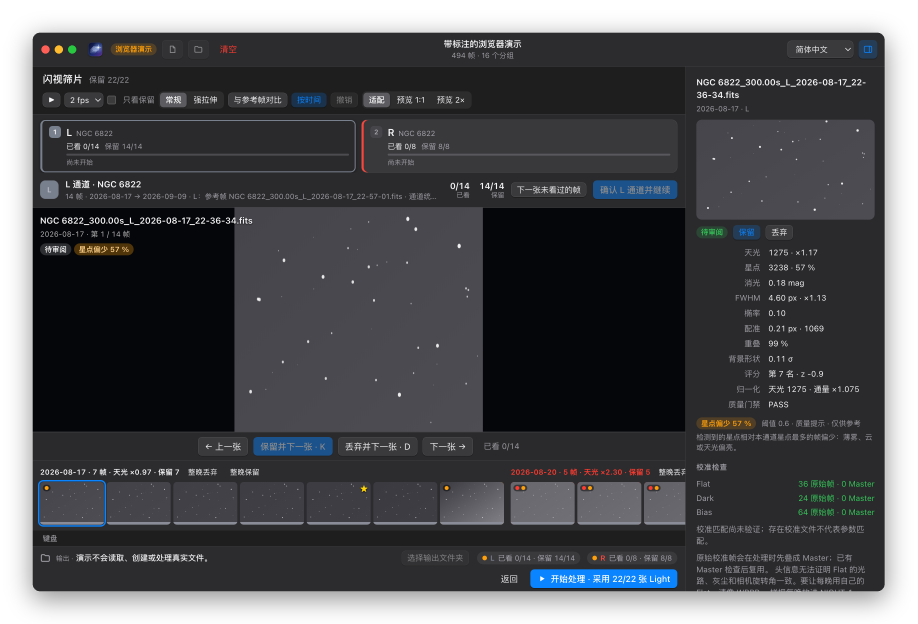
#> input picture assets/branding/ultra-fast-wbpp-blink-dark-zh-CN.png, 2752 x 1872 px, given in place of frames-light.png, which was not available (shown at 1/3 size)
$ python screenshots.py ../../../assets/branding/ultra-fast-wbpp-blink-dark-zh-CN.png
#> lines starting #> are read from the running program, lines starting #| are printed output that depends on the picture; after the words box and inside, x2 and y2 are one past the last pixel; in counts of white or black regions, pixels touching at a corner belong together
"""Documentation screenshots of the desktop shell from the browser demo.

Renders the demo stages in English and Simplified Chinese, light and dark,
with headless Chrome against a running Vite dev server (``npm run dev`` in
apps/desktop), then frames each capture as a macOS window (rounded corners,
traffic lights, shadow) for the READMEs:

    .venv/bin/python apps/desktop/scripts/screenshots.py [http://localhost:1420]

The demo shows clearly labelled interface values only; nothing is measured.
"""

from __future__ import annotations

import subprocess
import sys
import tempfile
from pathlib import Path

from PIL import Image, ImageDraw, ImageFilter

ROOT = Path(__file__).resolve().parents[3]
OUT = ROOT / "assets" / "branding"
CHROME = "/Applications/Google Chrome.app/Contents/MacOS/Google Chrome"
WIDTH, HEIGHT = 1280, 840
STAGES = {"frames": 4000, "blink": 6000, "run": 4300, "result": 16000}
# The file-name suffix of each interface language.
LANGUAGES = {"en": "", "zh-CN": "-zh-CN"}


def capture(url: str, stage: str, dark: bool, language: str, target: Path) -> None:
#> called with stage = 'frames', dark = False, language = 'en'
    flags = [CHROME, "--headless=new", "--disable-gpu", "--hide-scrollbars", "--force-device-scale-factor=2",
             f"--window-size={WIDTH},{HEIGHT}", f"--virtual-time-budget={STAGES[stage]}", f"--screenshot={target}"]
    if dark:
        flags += ["--force-dark-mode", "--enable-features=WebContentsForceDark:inversion_method/cielab_based,image_behavior/none"]
    flags.append(f"{url}/?demo={stage}&mac=1&lang={language}")
    subprocess.run(flags, check=True, stdout=subprocess.DEVNULL, stderr=subprocess.DEVNULL)
#> (this line was passed over: subprocess is not available in this run)


def frame(shot: Image.Image, dark: bool) -> Image.Image:
#> called with dark = False
    scale = 2
#> scale = 2
    radius = 12 * scale
#> radius = 24
    pad = 48 * scale
#> pad = 96
    width, height = shot.size
#> width = 2752; height = 1872
    canvas = Image.new("RGBA", (width + 2 * pad, height + 2 * pad), (0, 0, 0, 0))
#> canvas: PIL image 2944x2064 RGBA; every value is 0
    shadow = Image.new("RGBA", canvas.size, (0, 0, 0, 0))
    ImageDraw.Draw(shadow).rounded_rectangle((pad, pad + 10 * scale, pad + width, pad + height + 10 * scale), radius=radius, fill=(0, 0, 0, 110))
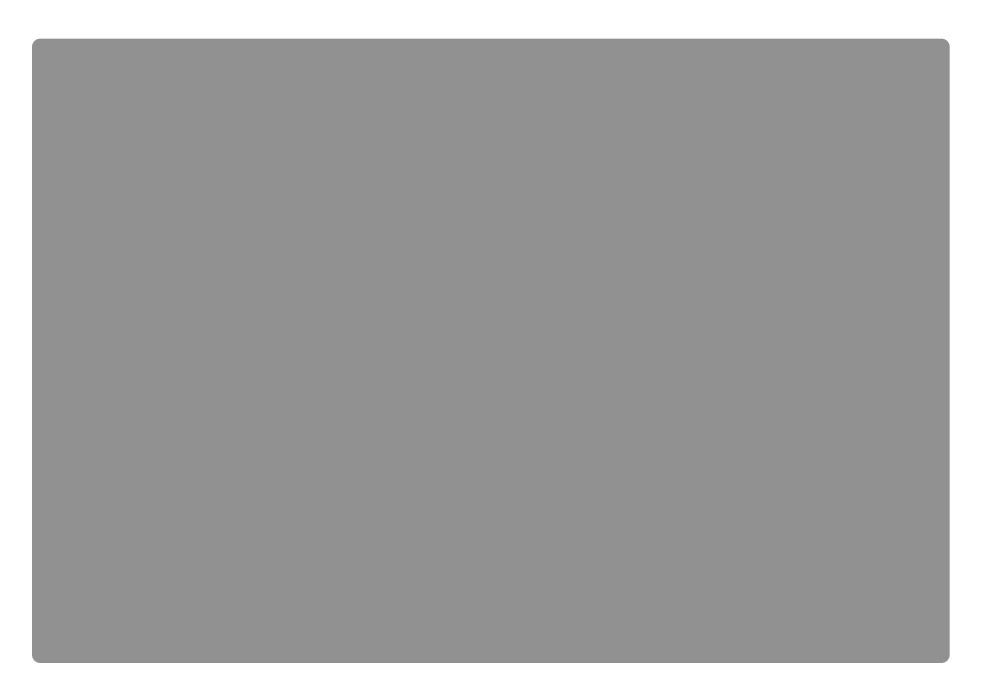
#> shadow: PIL image 2944x2064 RGBA (shown at 1/3 size); mean R, G, B, A 0, 0, 0, 93.3; transparent parts drawn white
    shadow = shadow.filter(ImageFilter.GaussianBlur(18 * scale))
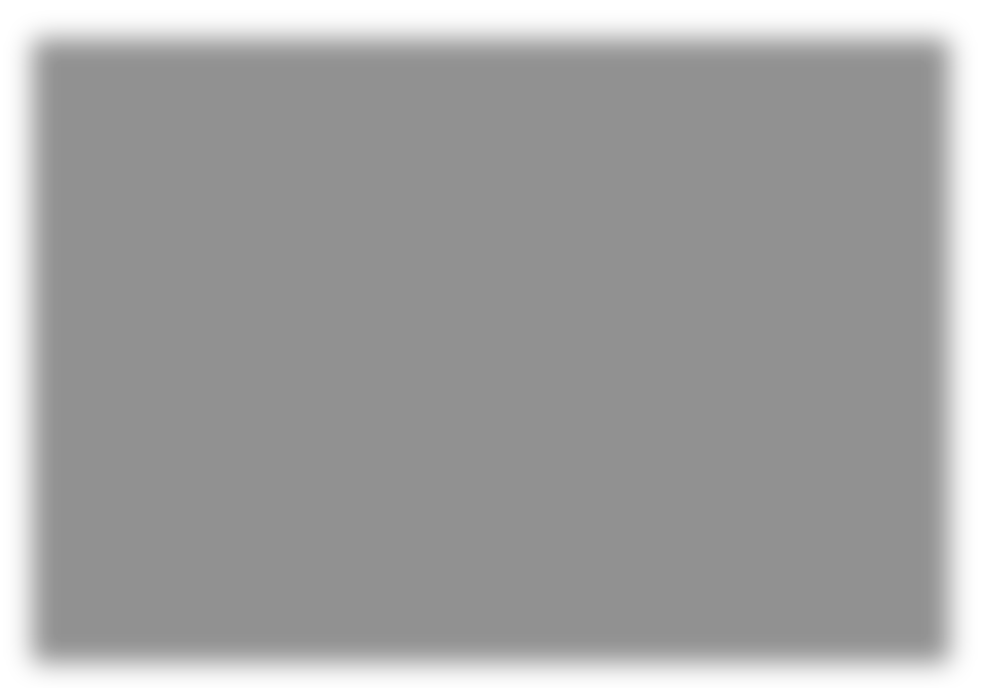
#> shadow: PIL image 2944x2064 RGBA (shown at 1/3 size); mean R, G, B, A 0, 0, 0, 93.3; transparent parts drawn white
    canvas = Image.alpha_composite(canvas, shadow)
    mask = Image.new("L", shot.size, 0)
#> mask: PIL image 2752x1872 L; every value is 0
    ImageDraw.Draw(mask).rounded_rectangle((0, 0, width - 1, height - 1), radius=radius, fill=255)
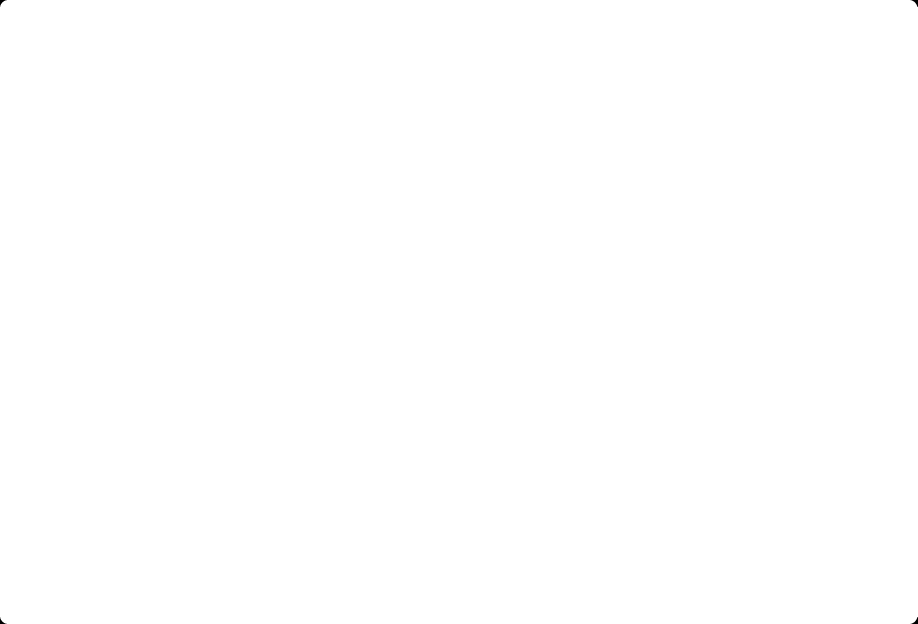
#> mask: PIL image 2752x1872 L (shown at 1/3 size); 100% white; 4 black regions, box (x1, y1, x2, y2) and area: (0, 0, 20, 20) 131, (2732, 0, 2752, 20) 131, (0, 1852, 20, 1872) 131, (2732, 1852, 2752, 1872) 131
    window = Image.new("RGBA", shot.size, (0, 0, 0, 0))
#> window: PIL image 2752x1872 RGBA; every value is 0
    window.paste(shot.convert("RGBA"), (0, 0), mask)
#> window is the input picture: PIL image 2752x1872 RGBA; mean R, G, B, A 38.9, 39.9, 43.1, 215.2
    draw = ImageDraw.Draw(window)
    # Traffic lights over the toolbar's reserved area.
    for index, colour in enumerate(((255, 95, 87), (254, 188, 46), (40, 200, 64))):
        cx, cy, r = (20 + index * 20) * scale, 26 * scale, 6 * scale
        draw.ellipse((cx - r, cy - r, cx + r, cy + r), fill=colour)
#> this loop made 3 passes
#> cx on passes 1 to 3: 40, 80, 120
    draw.rounded_rectangle((0, 0, width - 1, height - 1), radius=radius, outline=(255, 255, 255, 60) if dark else (0, 0, 0, 40), width=scale)
    canvas.alpha_composite(window, (pad, pad))
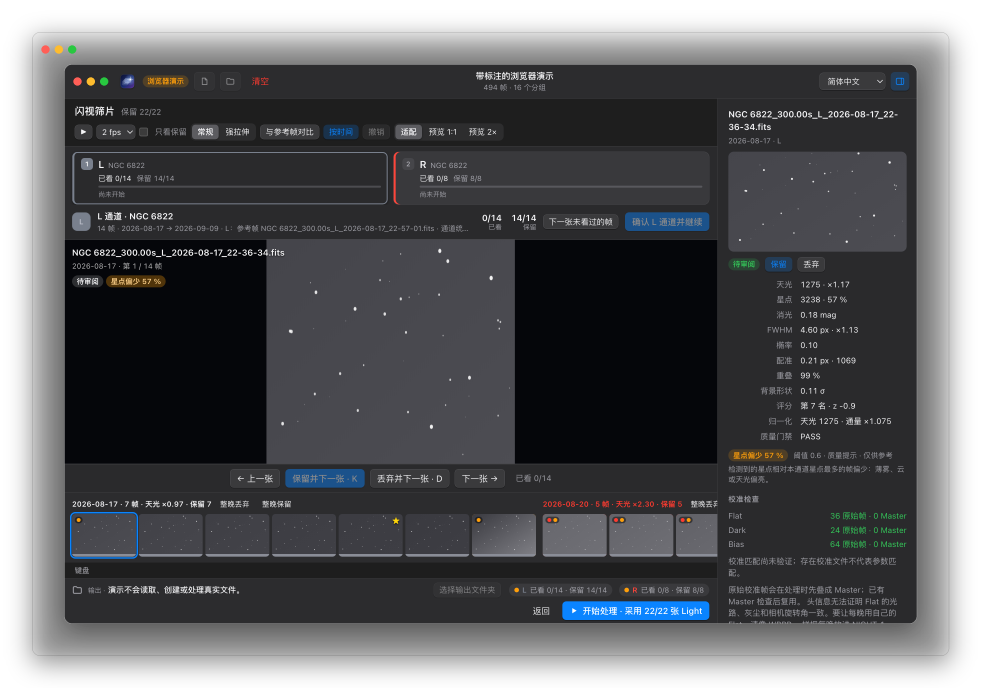
#> canvas: PIL image 2944x2064 RGBA (shown at 1/3 size); mean R, G, B, A 32.9, 33.7, 36.4, 197.3; transparent parts drawn white
    return canvas


def main() -> int:
    url = sys.argv[1] if len(sys.argv) > 1 else "http://localhost:1420"
    OUT.mkdir(parents=True, exist_ok=True)
    with tempfile.TemporaryDirectory() as tmp:
        for language, suffix in LANGUAGES.items():
            for stage in STAGES:
                for dark in (False, True):
                    appearance = "dark" if dark else "light"
                    raw = Path(tmp) / f"{stage}-{appearance}{suffix}.png"
                    capture(url, stage, dark, language, raw)
                    framed = frame(Image.open(raw), dark)
                    target = OUT / f"ultra-fast-wbpp-{stage}-{appearance}{suffix}.png"
                    framed.save(target, "PNG", optimize=True)
                    print(target.relative_to(ROOT), framed.size)
#| assets/branding/ultra-fast-wbpp-frames-light.png (2944, 2064)
    return 0


if __name__ == "__main__":
#> (the run stopped early here; a loop or call above may not have finished)
